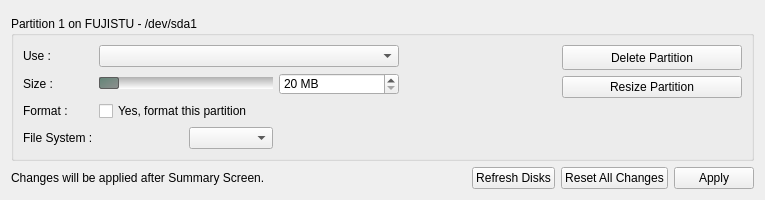
<?xml version="1.0" encoding="UTF-8"?>
<ui version="4.0">
 <class>PartEdit</class>
 <widget class="QWidget" name="PartEdit">
  <property name="geometry">
   <rect>
    <x>0</x>
    <y>0</y>
    <width>765</width>
    <height>200</height>
   </rect>
  </property>
  <property name="windowTitle">
   <string>Form</string>
  </property>
  <layout class="QVBoxLayout" name="verticalLayout">
   <item>
    <spacer>
     <property name="orientation">
      <enum>Qt::Vertical</enum>
     </property>
     <property name="sizeHint" stdset="0">
      <size>
       <width>20</width>
       <height>40</height>
      </size>
     </property>
    </spacer>
   </item>
   <item>
    <widget class="QGroupBox" name="deviceGroup">
     <property name="sizePolicy">
      <sizepolicy hsizetype="Preferred" vsizetype="Fixed">
       <horstretch>0</horstretch>
       <verstretch>0</verstretch>
      </sizepolicy>
     </property>
     <property name="minimumSize">
      <size>
       <width>580</width>
       <height>0</height>
      </size>
     </property>
     <property name="maximumSize">
      <size>
       <width>16777215</width>
       <height>145</height>
      </size>
     </property>
     <property name="autoFillBackground">
      <bool>false</bool>
     </property>
     <property name="styleSheet">
      <string notr="true"/>
     </property>
     <property name="title">
      <string>Partition 1 on FUJISTU - /dev/sda1</string>
     </property>
     <layout class="QGridLayout" name="gridLayout_2">
      <item row="0" column="0" rowspan="2">
       <layout class="QGridLayout" name="gridLayout">
        <item row="0" column="0">
         <widget class="QLabel" name="label_2">
          <property name="font">
           <font/>
          </property>
          <property name="text">
           <string>Use :</string>
          </property>
         </widget>
        </item>
        <item row="0" column="1" colspan="2">
         <widget class="QComboBox" name="formatType">
          <property name="minimumSize">
           <size>
            <width>300</width>
            <height>0</height>
           </size>
          </property>
          <item>
           <property name="text">
            <string/>
           </property>
          </item>
         </widget>
        </item>
        <item row="1" column="0">
         <widget class="QLabel" name="label_4">
          <property name="font">
           <font/>
          </property>
          <property name="text">
           <string>Size :</string>
          </property>
         </widget>
        </item>
        <item row="1" column="1">
         <widget class="QSlider" name="partitionSlider">
          <property name="styleSheet">
           <string notr="true">QSlider::groove:horizontal {
                     height: 12px;
                     background: qlineargradient(x1:0, y1:0, x2:0, y2:1, stop:0 #B1B1B1, stop:1 #FFFFFF);
                     margin: 2px 0;
                 }

                 QSlider::handle:horizontal {
                     background: qlineargradient(x1:0, y1:0, x2:1, y2:1, stop:0 #628577, stop:1 #8f8f8f);
                     border: 1px solid #5c5c5c;
                     width: 18px;
                     margin: 0 0;
                     border-radius: 2px;
                 }
</string>
          </property>
          <property name="orientation">
           <enum>Qt::Horizontal</enum>
          </property>
         </widget>
        </item>
        <item row="1" column="2">
         <widget class="QSpinBox" name="partitionSize">
          <property name="sizePolicy">
           <sizepolicy hsizetype="Preferred" vsizetype="Fixed">
            <horstretch>0</horstretch>
            <verstretch>0</verstretch>
           </sizepolicy>
          </property>
          <property name="minimumSize">
           <size>
            <width>120</width>
            <height>0</height>
           </size>
          </property>
          <property name="suffix">
           <string> MB</string>
          </property>
          <property name="minimum">
           <number>20</number>
          </property>
          <property name="maximum">
           <number>100</number>
          </property>
          <property name="singleStep">
           <number>50</number>
          </property>
          <property name="value">
           <number>20</number>
          </property>
         </widget>
        </item>
        <item row="2" column="0">
         <widget class="QLabel" name="label_3">
          <property name="font">
           <font/>
          </property>
          <property name="text">
           <string>Format :</string>
          </property>
         </widget>
        </item>
        <item row="2" column="1">
         <widget class="QCheckBox" name="formatCheck">
          <property name="text">
           <string>Yes, format this partition</string>
          </property>
         </widget>
        </item>
        <item row="3" column="0">
         <widget class="QLabel" name="label_7">
          <property name="font">
           <font/>
          </property>
          <property name="text">
           <string>File System :</string>
          </property>
         </widget>
        </item>
        <item row="3" column="1">
         <layout class="QHBoxLayout">
          <item>
           <widget class="QLabel" name="fileSystem">
            <property name="text">
             <string/>
            </property>
           </widget>
          </item>
          <item>
           <spacer>
            <property name="orientation">
             <enum>Qt::Vertical</enum>
            </property>
            <property name="sizeType">
             <enum>QSizePolicy::Fixed</enum>
            </property>
            <property name="sizeHint" stdset="0">
             <size>
              <width>0</width>
              <height>29</height>
             </size>
            </property>
           </spacer>
          </item>
          <item>
           <widget class="QComboBox" name="fileSystemBox"/>
          </item>
         </layout>
        </item>
       </layout>
      </item>
      <item row="0" column="2">
       <spacer>
        <property name="orientation">
         <enum>Qt::Horizontal</enum>
        </property>
        <property name="sizeHint" stdset="0">
         <size>
          <width>90</width>
          <height>110</height>
         </size>
        </property>
       </spacer>
      </item>
      <item row="0" column="3" rowspan="2">
       <layout class="QVBoxLayout">
        <item>
         <widget class="QPushButton" name="deletePartition">
          <property name="minimumSize">
           <size>
            <width>0</width>
            <height>25</height>
           </size>
          </property>
          <property name="styleSheet">
           <string notr="true"/>
          </property>
          <property name="text">
           <string>Delete Partition</string>
          </property>
         </widget>
        </item>
        <item>
         <widget class="QPushButton" name="resizePartition">
          <property name="text">
           <string>Resize Partition</string>
          </property>
         </widget>
        </item>
        <item>
         <spacer>
          <property name="orientation">
           <enum>Qt::Horizontal</enum>
          </property>
          <property name="sizeType">
           <enum>QSizePolicy::Fixed</enum>
          </property>
          <property name="sizeHint" stdset="0">
           <size>
            <width>180</width>
            <height>20</height>
           </size>
          </property>
         </spacer>
        </item>
        <item>
         <spacer>
          <property name="orientation">
           <enum>Qt::Vertical</enum>
          </property>
          <property name="sizeHint" stdset="0">
           <size>
            <width>20</width>
            <height>40</height>
           </size>
          </property>
         </spacer>
        </item>
       </layout>
      </item>
      <item row="1" column="1">
       <widget class="QLabel" name="label_6">
        <property name="sizePolicy">
         <sizepolicy hsizetype="Fixed" vsizetype="Fixed">
          <horstretch>0</horstretch>
          <verstretch>0</verstretch>
         </sizepolicy>
        </property>
        <property name="minimumSize">
         <size>
          <width>0</width>
          <height>28</height>
         </size>
        </property>
        <property name="maximumSize">
         <size>
          <width>0</width>
          <height>16777215</height>
         </size>
        </property>
        <property name="text">
         <string/>
        </property>
       </widget>
      </item>
     </layout>
    </widget>
   </item>
   <item>
    <layout class="QHBoxLayout">
     <item>
      <widget class="QLabel" name="information">
       <property name="styleSheet">
        <string notr="true"/>
       </property>
       <property name="text">
        <string>Changes will be applied after Summary Screen.</string>
       </property>
      </widget>
     </item>
     <item>
      <spacer>
       <property name="orientation">
        <enum>Qt::Horizontal</enum>
       </property>
       <property name="sizeHint" stdset="0">
        <size>
         <width>40</width>
         <height>20</height>
        </size>
       </property>
      </spacer>
     </item>
     <item>
      <widget class="QPushButton" name="refreshDisks">
       <property name="text">
        <string>Refresh Disks</string>
       </property>
      </widget>
     </item>
     <item>
      <widget class="QPushButton" name="resetAllChanges">
       <property name="text">
        <string>Reset All Changes</string>
       </property>
      </widget>
     </item>
     <item>
      <widget class="QPushButton" name="applyTheChanges">
       <property name="text">
        <string>Apply</string>
       </property>
      </widget>
     </item>
    </layout>
   </item>
  </layout>
 </widget>
 <resources>
  <include location="../../data.qrc"/>
 </resources>
 <connections>
  <connection>
   <sender>partitionSlider</sender>
   <signal>valueChanged(int)</signal>
   <receiver>partitionSize</receiver>
   <slot>setValue(int)</slot>
   <hints>
    <hint type="sourcelabel">
     <x>489</x>
     <y>148</y>
    </hint>
    <hint type="destinationlabel">
     <x>567</x>
     <y>150</y>
    </hint>
   </hints>
  </connection>
  <connection>
   <sender>partitionSize</sender>
   <signal>valueChanged(int)</signal>
   <receiver>partitionSlider</receiver>
   <slot>setValue(int)</slot>
   <hints>
    <hint type="sourcelabel">
     <x>567</x>
     <y>150</y>
    </hint>
    <hint type="destinationlabel">
     <x>489</x>
     <y>148</y>
    </hint>
   </hints>
  </connection>
 </connections>
</ui>
